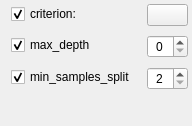
                     <widget class="QWidget" name="page_dt_hp">
                      <property name="geometry">
                       <rect>
                        <x>0</x>
                        <y>0</y>
                        <width>168</width>
                        <height>126</height>
                       </rect>
                      </property>
                      <attribute name="label">
                       <string>Decision Tree HyperParameters</string>
                      </attribute>
                      <layout class="QVBoxLayout" name="verticalLayout_40">
                       <property name="spacing">
                        <number>0</number>
                       </property>
                       <property name="topMargin">
                        <number>0</number>
                       </property>
                       <property name="rightMargin">
                        <number>0</number>
                       </property>
                       <property name="bottomMargin">
                        <number>0</number>
                       </property>
                       <item>
                        <layout class="QFormLayout" name="page_dt_hp_formLayout">
                         <property name="horizontalSpacing">
                          <number>11</number>
                         </property>
                         <property name="verticalSpacing">
                          <number>9</number>
                         </property>
                         <property name="topMargin">
                          <number>4</number>
                         </property>
                         <property name="rightMargin">
                          <number>4</number>
                         </property>
                         <property name="bottomMargin">
                          <number>6</number>
                         </property>
                         <item row="0" column="0">
                          <widget class="CheckBox" name="criterion_checkBox">
                           <property name="toolTip">
                            <string>&lt;html&gt;&lt;head/&gt;&lt;body&gt;&lt;p&gt;criterion : {&amp;quot;gini&amp;quot;, &amp;quot;entropy&amp;quot;, &amp;quot;log_loss&amp;quot;}, default=&amp;quot;gini&amp;quot;&lt;/p&gt;&lt;p&gt;The function to measure the quality of a split. Supported criteria are&lt;/p&gt;&lt;p&gt;&amp;quot;gini&amp;quot; for the Gini impurity and &amp;quot;log_loss&amp;quot; and &amp;quot;entropy&amp;quot; both for the&lt;/p&gt;&lt;p&gt;Shannon information gain, see :ref:`tree_mathematical_formulation`.&lt;/p&gt;&lt;/body&gt;&lt;/html&gt;</string>
                           </property>
                           <property name="text">
                            <string>criterion:</string>
                           </property>
                           <property name="checked">
                            <bool>true</bool>
                           </property>
                          </widget>
                         </item>
                         <item row="0" column="1">
                          <widget class="ComboBox" name="criterion_comboBox"/>
                         </item>
                         <item row="1" column="0">
                          <widget class="CheckBox" name="dt_max_depth_check_box">
                           <property name="toolTip">
                            <string>max_depth : int, default= 0 (None)
The maximum depth of the tree. If None, then nodes are expanded until
all leaves are pure or until all leaves contain less than
min_samples_split samples.</string>
                           </property>
                           <property name="text">
                            <string>max_depth</string>
                           </property>
                           <property name="checked">
                            <bool>true</bool>
                           </property>
                          </widget>
                         </item>
                         <item row="2" column="0">
                          <widget class="CheckBox" name="dt_min_samples_split_check_box">
                           <property name="toolTip">
                            <string>min_samples_split : int, default=2
The minimum number of samples required to split an internal node:
- Consider `min_samples_split` as the minimum number.
</string>
                           </property>
                           <property name="text">
                            <string>min_samples_split</string>
                           </property>
                           <property name="checked">
                            <bool>true</bool>
                           </property>
                          </widget>
                         </item>
                         <item row="1" column="1">
                          <widget class="SpinBox" name="dt_max_depth_spin_box">
                           <property name="alignment">
                            <set>Qt::AlignCenter</set>
                           </property>
                           <property name="minimum">
                            <number>0</number>
                           </property>
                           <property name="maximum">
                            <number>10</number>
                           </property>
                           <property name="value">
                            <number>0</number>
                           </property>
                          </widget>
                         </item>
                         <item row="2" column="1">
                          <widget class="SpinBox" name="dt_min_samples_split_spin_box">
                           <property name="alignment">
                            <set>Qt::AlignCenter</set>
                           </property>
                           <property name="minimum">
                            <number>2</number>
                           </property>
                           <property name="maximum">
                            <number>10</number>
                           </property>
                           <property name="value">
                            <number>2</number>
                           </property>
                          </widget>
                         </item>
                        </layout>
                       </item>
                      </layout>
                     </widget>
